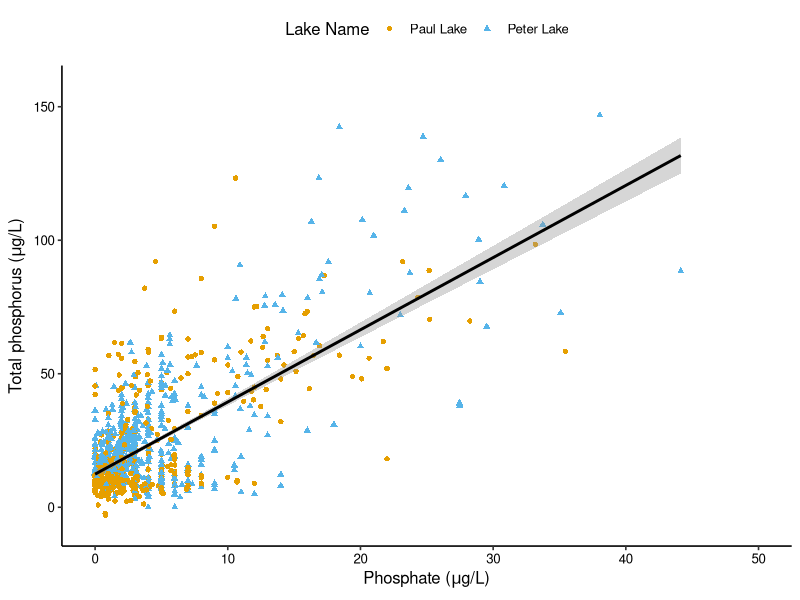
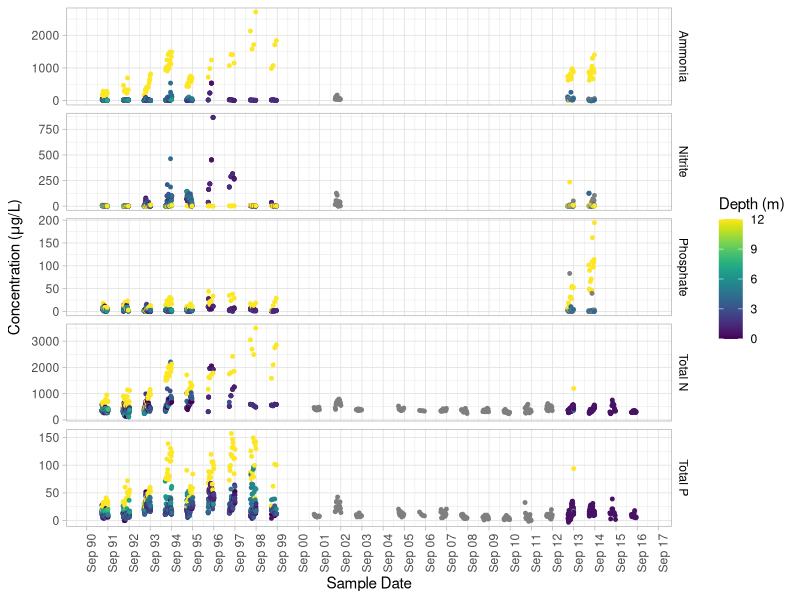
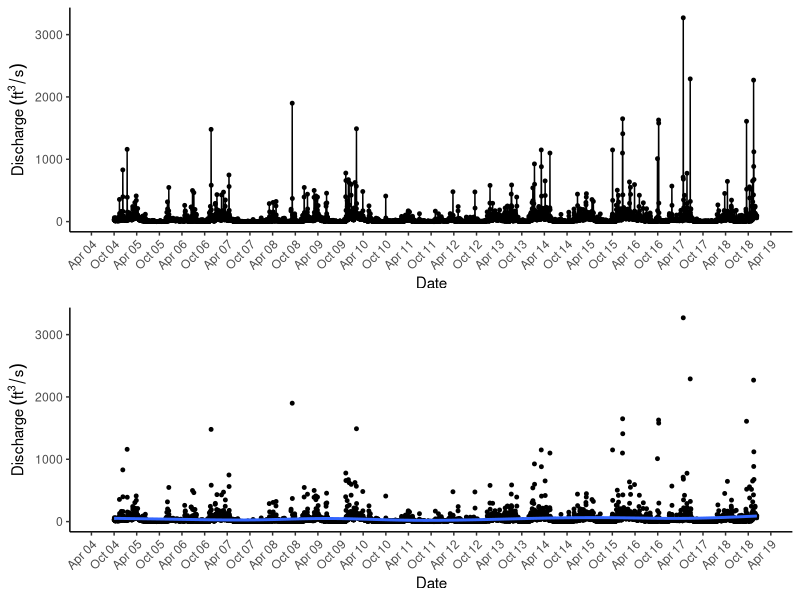
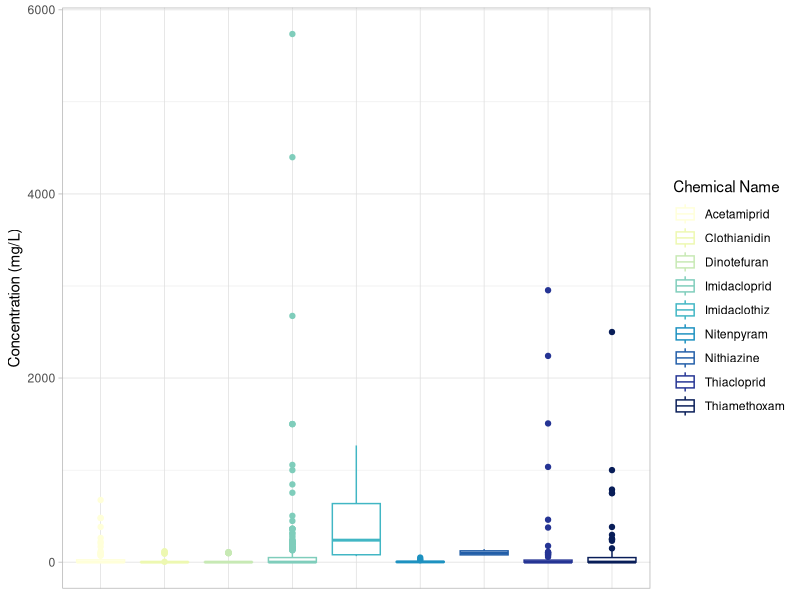

R code for these plots, in order:
## ---- chunk 1
#1 Set up
setwd("/Users/ljq/Desktop/Blue Devils/Data Analysis/ENV872_02")
library(tidyverse)
PeterPaul <- read.csv("./Data/Processed/NTL-LTER_Lake_Chemistry_Nutrients_PeterPaul_Processed.csv")
stream <- read.csv("./Data/Raw/USGS_Site02085000_Flow_Raw.csv")
tox <- read.csv("./Data/Raw/ECOTOX_Neonicotinoids_Mortality_raw.csv")
PeterPaul.gathered <-
  read.csv("./Data/Processed/NTL-LTER_Lake_Nutrients_PeterPaulGathered_Processed.csv")
#2 Format date
PeterPaul$sampledate <- as.Date(PeterPaul$sampledate, format = "%m/%d/%y")
stream$datetime <- as.Date(stream$datetime, format = "%m/%d/%y")
stream$datetime <- format(stream$datetime, "%y%m%d")
create.early.dates <- (function(d) {
       paste0(ifelse(d > 181231,"19","20"),d)
       })
stream$datetime <- create.early.dates(stream$datetime)
stream$datetime <- as.Date(stream$datetime, format = "%Y%m%d")
colnames(stream) <- c("agency_cd", "site_no", "datetime", 
                              "discharge.max", "discharge.max.approval", 
                              "discharge.min", "discharge.min.approval", 
                              "discharge.mean", "discharge.mean.approval", 
                              "gage.height.max", "gage.height.max.approval", 
                              "gage.height.min", "gage.height.min.approval", 
                              "gage.height.mean", "gage.height.mean.approval")
PeterPaul.gathered$sampledate <- as.Date(PeterPaul.gathered$sampledate, format = '%Y-%m-%d')
## ---- chunk 2
#3
top.theme <- theme_classic(base_size = 12) +
  theme(axis.text = element_text(color = "black"), 
        legend.position = "top")
## ---- chunk 3
#4 Total phosphorus level in Peter and Paul lakes
P.plot <- ggplot(PeterPaul, aes(x = po4, y = tp_ug)) +
  geom_point(aes(color = lakename, shape = lakename)) +
  xlim(0, 50) +
  xlab(expression(paste("Phosphate (", mu, "g/L)", sep = ""))) + 
  ylab(expression(paste("Total phosphorus (", mu, "g/L)", sep = ""))) +
  geom_smooth(method = lm, color = 'black') +
  scale_color_manual(values=c("#E69F00", "#56B4E9"), name="Lake Name") +
  scale_shape_discrete(name="Lake Name") +
  top.theme

print(P.plot)
## ---- chunk 4
#5 Nutrient facet

library(viridis)
theme.facet <- 
  theme_light() + 
  theme(strip.background = element_rect(fill = "white"), strip.text =
          element_text(color = "black")) +
  theme(axis.text.x = element_text(angle = 90,  hjust = 1))

nutrient <- c("nh34" = "Ammonia", "no23" = "Nitrite", "po4" = "Phosphate", 
              "tn_ug" = "Total N", "tp_ug" = "Total P")

nutrient.facet <- 
  ggplot(subset(PeterPaul.gathered, lakename == 'Peter Lake'), 
         aes(x = sampledate, y = concentration, color = depth)) +
  geom_point(size = 1) +
  facet_wrap(vars(nutrient), nrow = 5, scales="free_y", strip.position="right",
             labeller = as_labeller(nutrient)) +
  scale_x_date(limits = as.Date(c("1991-01-01", "2016-12-31")), 
    date_breaks = "12 months", date_labels = "%b %y") +
  xlab("Sample Date") +
  ylab(expression(paste("Concentration (", mu, "g/L)", separate = ""))) +
  scale_color_viridis(name="Depth (m)") +
  theme.facet

print(nutrient.facet)

## ---- chunk 5
#6 Discharge plot
stream.theme <- theme_classic() +
  theme(axis.text.x = element_text(angle = 45,  hjust = 1))

stream.plot <- ggplot(stream, aes(x = datetime, y = discharge.mean)) +
  geom_point(size = 1) +
  geom_line() +
  scale_x_date(limits = as.Date(c("2004-07-01", "2018-12-31")),
date_breaks = "6 months", date_labels = "%b %y") +
  xlab("Date") +
  ylab(bquote('Discharge' ~ (ft^3/s))) +
  stream.theme

stream.plot.2 <- ggplot(stream, aes(x = datetime, y = discharge.mean)) +
  geom_point(size = 1) +
  geom_smooth() +
  scale_x_date(limits = as.Date(c("2004-07-01", "2018-12-31")),
date_breaks = "6 months", date_labels = "%b %y") +
  xlab("Date") +
  ylab(bquote('Discharge' ~ (ft^3/s))) +
  stream.theme

library(gridExtra)
grid.arrange(stream.plot, stream.plot.2)

## ---- chunk 6
#7 Neonicotinoids

tox.theme <- theme_light() +
  theme(axis.title.x=element_blank(), axis.text.x=element_blank(),
        axis.ticks.x=element_blank())

tox.plot <- ggplot(subset(tox, Conc..Units..Std. == "AI mg/L"), 
                   aes(x = Chemical.Name, y = Conc..Mean..Std.)) +
  geom_boxplot(aes(color =Chemical.Name)) + 
  xlab(element_blank()) +
  ylab("Concentration (mg/L)") +
  scale_color_brewer(palette = "YlGnBu", name="Chemical Name") +
  tox.theme
  
print(tox.plot)

